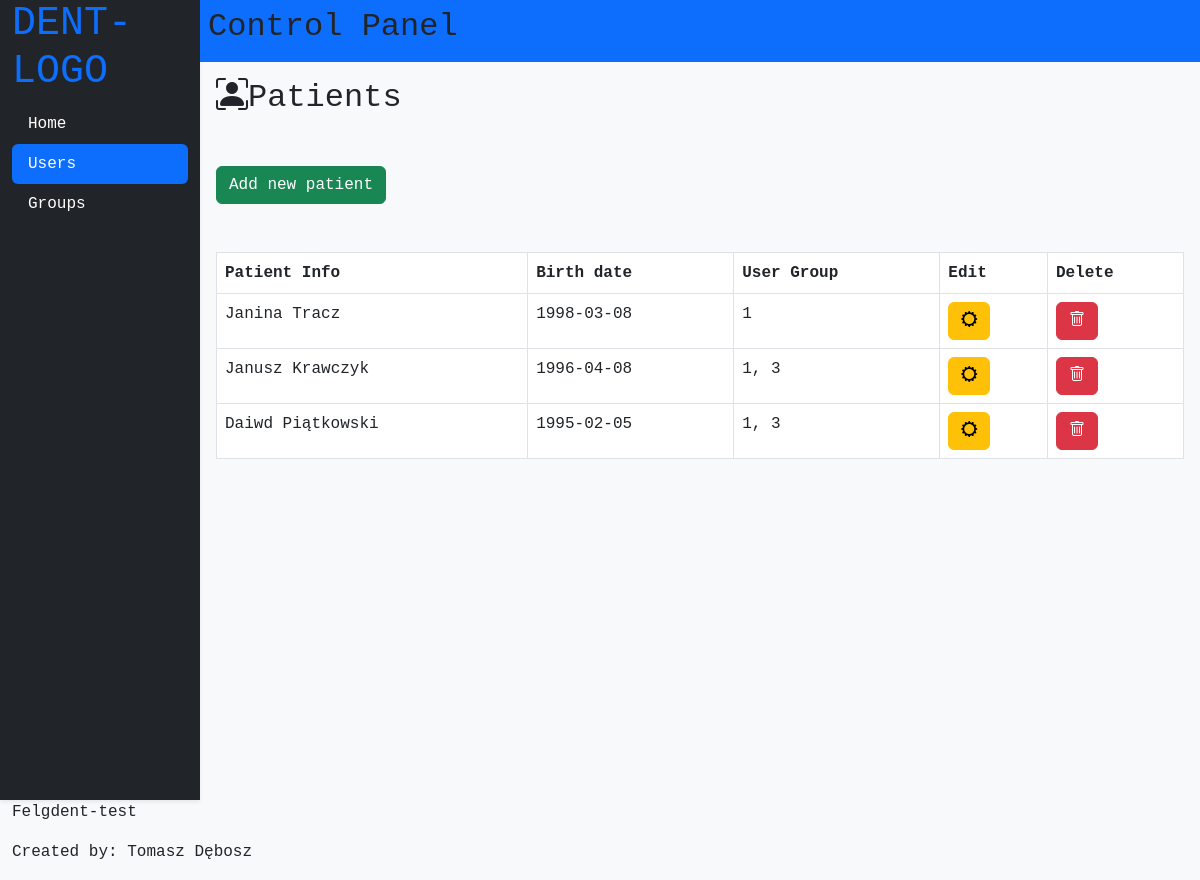
Before: /patients.php with the older database file.
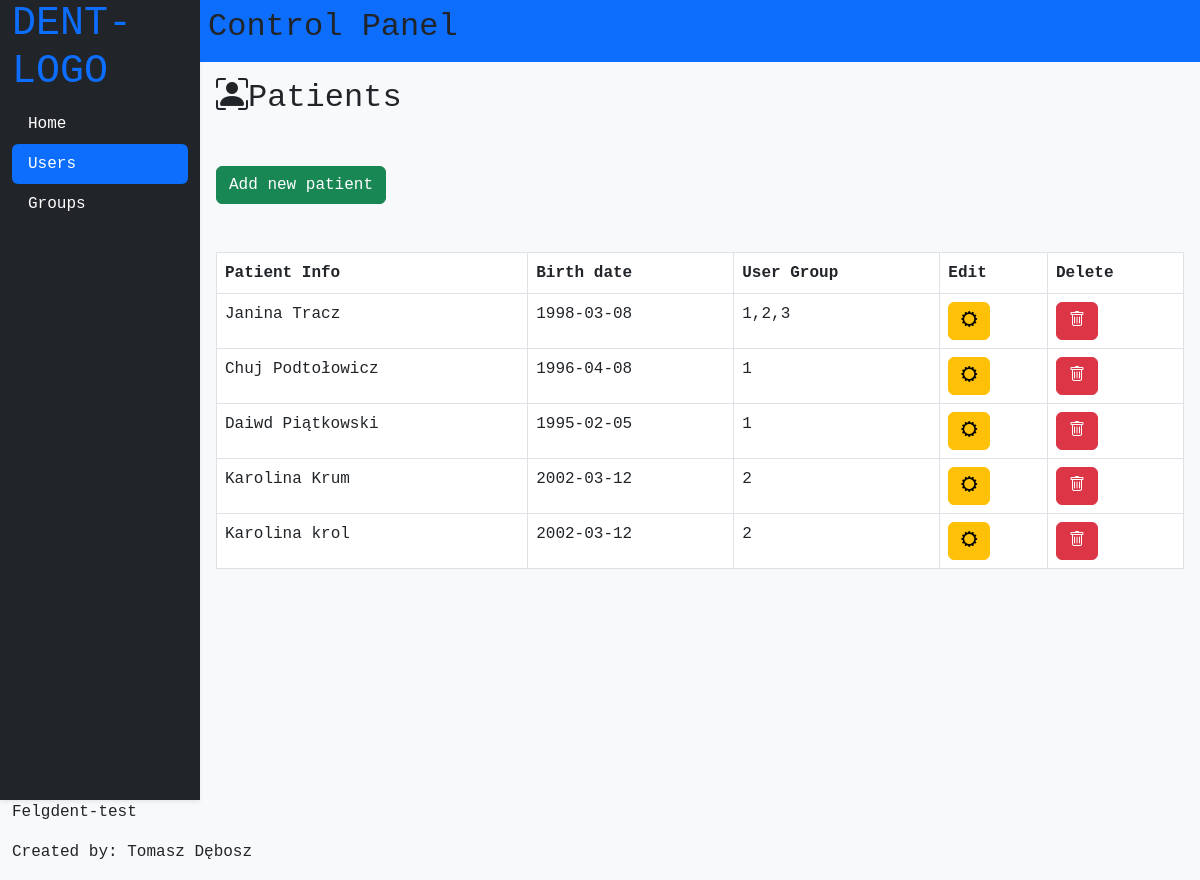
After: the same page with the newer database file.
### tables this page shows
CREATE TABLE `patients` (
  `patient_id` int(100) NOT NULL,
  `patient_login` varchar(100) NOT NULL,
  `patient_password` varchar(100) NOT NULL,
  `patient_firstname` varchar(100) NOT NULL,
  `patient_lastname` varchar(100) NOT NULL,
  `patient_birthday` date NOT NULL,
  `patient_grouplist` varchar(100) NOT NULL
);

### patients.php (the view, shortened to what this page needs)
<?php
require "resources/configuration/connect.php";
$sql = "SELECT * FROM `patients`";
        $result = $connect->query($sql);
?>
<!DOCTYPE html>
<html lang="en">
<head>
    <?php require "resources/templates/head.php" ?>
</head>
<body>
<div class="container-fluid row bg-light p-0 m-0">
    <?php require "resources/templates/main_menu.php" ?>
    <div class="col-10 p-0 content">
        <?php require "resources/templates/header.php" ?>
        <h2 class="p-3"><i class="bi bi-person-bounding-box"></i>Patients</h2>
<div class="mb-3 mt-3 d-flex p-3">
    <button id="form_show" type="button" onclick="ShowForm()" class="btn btn-success">Add new patient</button>
</div>
    <div class="p-3">
        <table class="table table-responsive table-bordered w-100 bg-white">
            <thead class="thead-dark">
                <th scope="col">Patient Info</th>
                <th scope="col">Birth date</th>
                <th scope="col">User Group</hd>
                <th scope="col">Edit</th>
                <th scope="col">Delete</th>
            </thead>
            <?php
            if ($result -> num_rows > 0) {
                while($row = $result->fetch_assoc()) {
                  echo '<tr>
                  <td>'.$row['patient_firstname'].' '.$row['patient_lastname'].'</td>
                  <td>'.$row['patient_birthday'].'</td>
                  <td>'.$row['patient_grouplist'].'</td>
                  <td><a class="btn btn-warning" href="edit_patient.php?id='.$row["patient_id"].'"><i class="bi bi-gear-wide"></i></a></td>
                  <td><a class="btn btn-danger" href="delete_patient.php?id='.$row['patient_id'].'"><i class="bi bi-trash"></i></a></td>
                  </tr>';
                }
              }
              else {
                echo "Brak Pacjentów!";
              }
            ?>
        </table>
    </div>
</div>
<div class="footer">
    <?php include "resources/templates/footer.php" ?>
</div>
</body>
</html>

### resources/templates/head.php (shortened to what this page needs)
<link href="https://cdn.jsdelivr.net/npm/bootstrap@5.3.0-alpha1/dist/css/bootstrap.min.css" rel="stylesheet">
<link rel="stylesheet" href="https://cdn.jsdelivr.net/npm/bootstrap-icons@1.10.3/font/bootstrap-icons.css">
<link rel="stylesheet" href="resources/css/style.css?ver=4">

### resources/templates/main_menu.php
<?php
function active($currect_page){
    $url_array =  explode('/', $_SERVER['REQUEST_URI']) ;
    $url = end($url_array);
    if($currect_page == $url){
        echo 'active';
    }
  }
?>
<div class="col-2 text-primary bg-dark min-vh-100 shadow-sm">
    <div class="logo">
        <h1>DENT-LOGO</h1>
    </div>
    <nav class="nav nav-pills flex-column">
        <a class="nav-link text-white <?php active('index.php');?>" href="index.php">Home</a>
        <a class="nav-link text-white <?php active('patients.php');?>" href="patients.php">Users</a>
        <a class="nav-link text-white <?php active('groups.php');?>" href="groups.php">Groups</a>
    </nav>
</div>

### resources/templates/header.php
<header class="bg-primary p-2 d-flex justify-content-between align-items-center">
    <h2>Control Panel</h2>
</header>

### resources/templates/footer.php
<footer>
    <p>Felgdent-test</p>
    <p>Created by: Tomasz Dębosz</p>
</footer>

### resources/css/style.css (style rules this page uses)
* { font-family: 'Courier New', Courier, monospace; }

Changed rows visible on the page:
changed patients "Janina": patient_grouplist "1" → "1,2,3"
changed patients: patient_firstname "Janusz" → "Chuj"; patient_lastname "Krawczyk" → "Podtołowicz"; patient_grouplist "1, 3" → "1"
changed patients "Daiwd": patient_grouplist "1, 3" → "1"
added patients: patient_firstname "Karolina", patient_lastname "Krum", patient_birthday "2002-03-12", patient_grouplist "2"
added patients: patient_firstname "Karolina", patient_lastname "krol", patient_birthday "2002-03-12", patient_grouplist "2"
